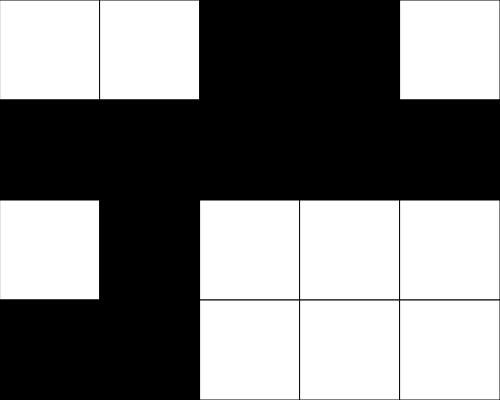
Frame 1 (no input)
Frame 60 (no input): identical to frame 1, image omitted
Frame 120 (the mouse pressed at the canvas centre since frame 60): identical to frame 1, image omitted

The p5.js sketch that drew this single still picture (run headless with seeded random() and noise() and a simulated clock; from frame 60 on, the mouse is pressed at the canvas centre):

// p5.js sketch
// ── sketch.js
// 2D arrays demo
// srushti vyas
// 10th Jan 2022
// using 2D array for the first time in this class

let grid = [ [0, 255, 0, 0, 255],
             [0,  255,  0,  0,  255],    // making the 2D array. for randomizing grid color
             [255, 0, 255, 0,  255],
             [255, 0, 0,0, 0] ];

const NUM_ROWS = 4;   //number of rows in the grid
const NUM_COLS = 5;   // number of columns in the grid
let rectWidth, rectHeight, col, row, readMessage;   // some global variables for width,height,columns and rows
//let hoverColor = (255,200,110); 

let winMsg = ["YOU WIN!!!"];  // win message 

function flip(col, row){       // flip function for flipping a particular box or block
  if(grid[row][col] === 0) grid[row][col] = 255;  //this will cahnage the color from balck to white and from white to black
  else grid[row][col] = 0;
}

function getCurrentX(){
  return int(mouseX/rectWidth);    // it will work as the mouseX and mouseY thing 
}                                 // which will change the color wherever the mouse's position will be on the grid

function getCurrentY(){
  return int(mouseY/rectHeight);
}

function mouseClicked(){
  //when the mouse is clicked, flip the value linesd up with
  //the mouse pposition;
  //if(mouseOver)
  if(keyIsPressed && keyCode === SHIFT){     // if you "SHIFT" and click it will change the color
    flip(col,row)                 // the cheater function
    
  }
  //if()
  else{
    flip(col, row);    //top    // thw whole else statement will change the color of the sides of the 
    if(row > 0){          // fliped color.....there are only four sides
      flip(col, row -1);
     }
    if(row < NUM_ROWS - 1){ //bottom
      flip(col, row +1);
    }
    if(row < 4){     //left
      flip(col + 1, row);
    }
    if(col < NUM_ROWS + 1){  //right
      flip(col -1,row);
    }
  }
  
 
}

function renderGrid(){
  // create a 2D grid of squaes, using information from our
  //2D array for the corresponding fill values
  for (let x = 0; x < NUM_COLS; x++ ){
    for (let y = 0; y < NUM_ROWS; y++){
      let fillValue = grid[y][x];
      fill(fillValue);
      rect(x * rectWidth,y * rectHeight ,rectWidth, rectHeight);
    }
  }
}

function setup() {
  rectWidth = 100;    //made that little blcks to 100x100 size
  rectHeight = 100;
  randomGrid();
  createCanvas(NUM_COLS * rectWidth , NUM_ROWS * rectHeight);
  
  
  
}

function draw() {
  row = getCurrentY();    // this is where the row and col will change the color with mouseX and mouseY
  col = getCurrentX();
  background(220);
  renderGrid();
  winMessage();
  winner();
  print(col, row);
   //test  animation
  // grid[int(random(4))][int(random(5))] = int(random(256));
 
}

function winMessage(){
  let firstBlock = grid[0][0];
  for (let x = 0; x < NUM_COLS; x++ ){
    for (let y = 0; y < NUM_ROWS; y++){   // function for win message
      if(grid[y][x] !== firstBlock){
        readMessage = (winMsg);   // whenever the whole grid turns into black or white
        return false;           // it will shopw the wil message
      }
    }
  }
  return true;
}

function winner(){
  fill(44, 165, 245);
  textSize(60);        
  textAlign(CENTER,CENTER);   // text arrangement for the text message
  textFont("fantasy");
  if(winMessage() === true){
    text(readMessage,0,0,NUM_COLS*rectWidth-10,400);
  }
}

function randomGrid(){
  for (let x = 0; x < NUM_COLS; x++ ){
    for (let y = 0; y < NUM_ROWS; y++){   // this function will randomize the grid 
      let num = int(random(2)) * 255;   // and it will place all the colors at random postion each time.
      grid[y][x] = num;
      
    }
  }
}

// THANK YOU MR SCOTT
